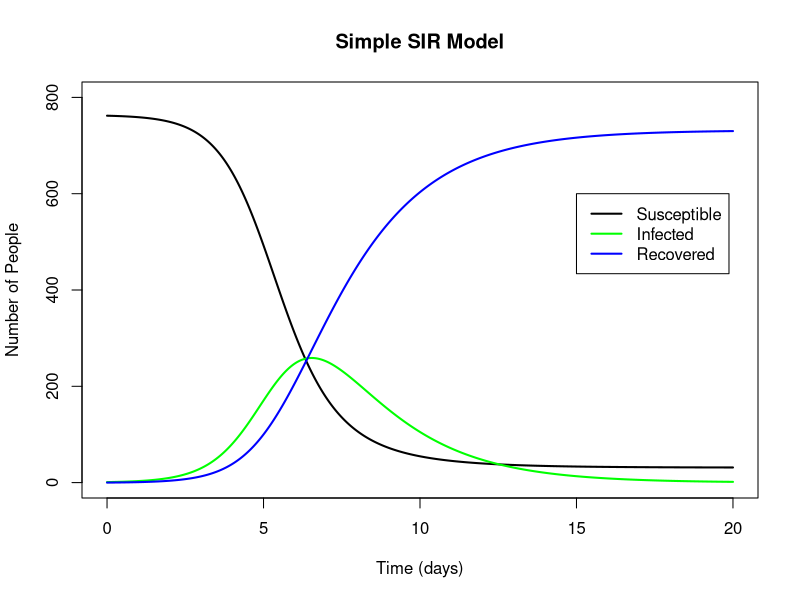

R code for this plot:

# Simulation of an SIR Model
# Anis Jonischkeit - Scientific and Parallel Computing

# Set up our time increment and our vector (array) of x (time) values
deltaT = 0.01                   # time interval

# start day, end day, time interval
t = seq(0,20,deltaT)

# Constants
r = 0.00218                     # infection rate: people/(1 day)
a = 0.5                         # recovery rate: (infected people)/(1 day)

rT = deltaT * r                 # r at at a single time step
aT = deltaT * a                 # a at at a single time step

# Set up our stock variables and initial conditions
S = vector(length=length(t))    # susceptibles
I = vector(length=length(t))    # infecteds
R = vector(length=length(t))    # recovereds

S[1] = 762
I[1] = 1
R[1] = 0


# Loop a standard number of times, starting with i=2 since we've already
# set up the simulation's initial conditions at i=1.
for (i in 2:length(t)) {
    rSI = rT * S[i-1] * I[i-1]
    aI = aT * I[i-1]

    dS = 0 - rSI
    dI = rSI - aI
    dR = aI

    S[i] = S[i-1] + dS
    I[i] = I[i-1] + dI
    R[i] = R[i-1] + dR
}

# split the frame int 1 column and 1 row ie. use the whole fram for 1 graph
par(mfrow=c(1,1))

plot(t, S, type="l", col="black", main="Simple SIR Model", lwd=2, xlab='Time (days)', ylab='Number of People', ylim=c(0, 800))
lines(t, I, col="green", lwd=2)
lines(t, R, col="blue", lwd=2)
legend(15, 600, c("Susceptible", "Infected", "Recovered"), lty=c(1, 1), lwd=c(2,2), col=c("black", "green", "blue") )